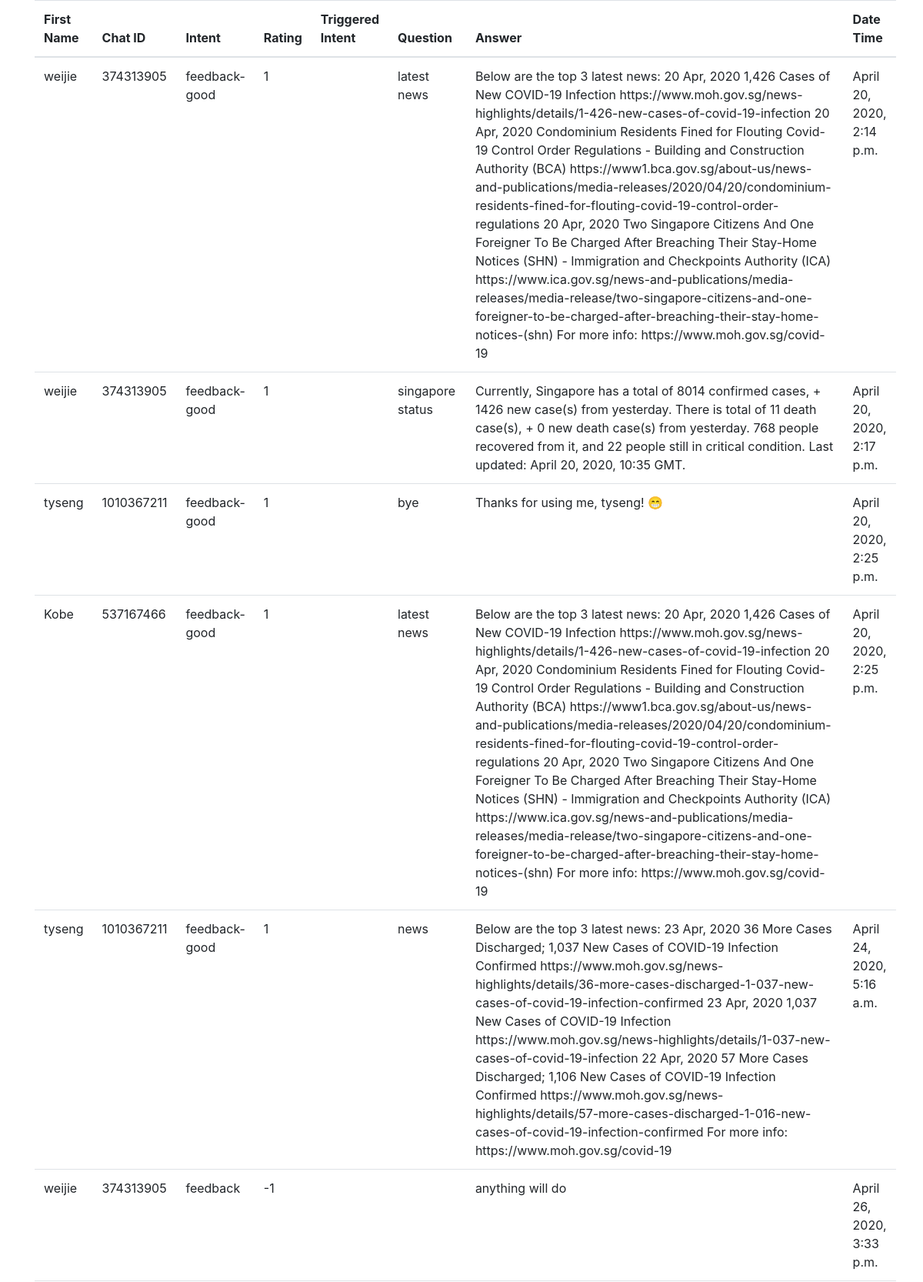
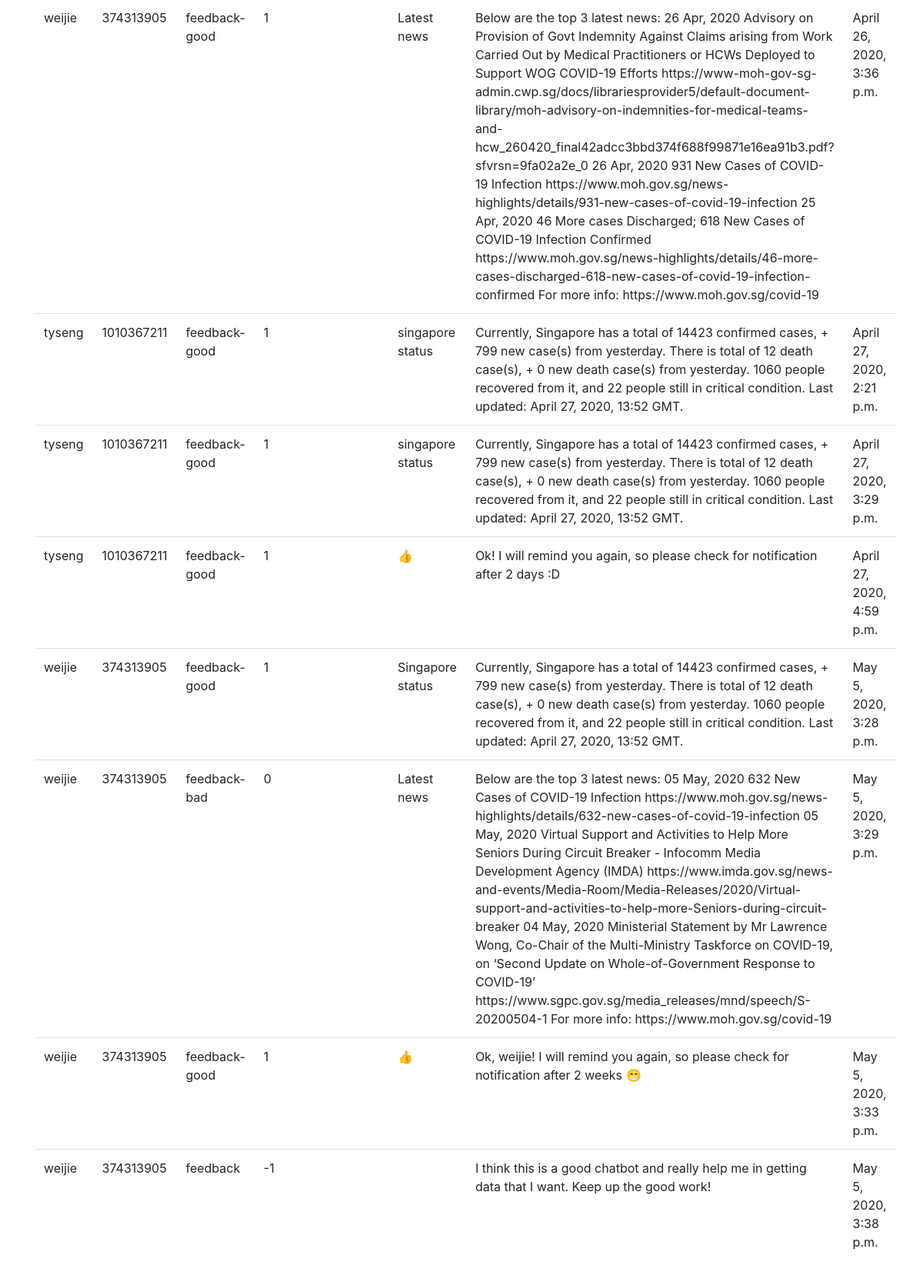
The app's page /feedback_page/ with its own data (2 pictures, top to bottom).
### chatbot_app/models.py (models this page shows)
class feedbackList(models.Model):
    intent = models.CharField(max_length=100, blank=False)
    first_name = models.CharField(max_length=100, blank=True)
    telegram_user = models.CharField(max_length=100, blank=True)
    session_ID = models.CharField(max_length=100, blank=False)
    chat_ID = models.CharField(max_length=100)
    triggered_intent = models.CharField(max_length=100, blank=True)
    rating = models.IntegerField()
    question = models.CharField(max_length=10000)
    answer = models.CharField(max_length=10000)
    datetime = models.DateTimeField(auto_now = True)

### chatbot_app/views.py (the view)
# urls.py: path('feedback_page/', views.feedback_page, name='feedback_page_list'),
def feedback_page(request):
    feedback_item = feedbackList.objects.order_by('datetime')
    feedback_dict = {'fb_table' : feedback_item}
    return render(request, r'chat_bot_template/feedback_page.html', feedback_dict)

### templates/chat_bot_template/feedback_page.html (shortened to what this page needs)
<!DOCTYPE html>
{% load static %}
    <head>
        <link rel="stylesheet" href="{% static "css/bootstrap.css" %}">
    </head>
    <body>
        <div class='container'>
            {% if fb_table %}
            <table class='table'>
                <thead>
                    <th>First Name</th>
                    <th>Chat ID</th>
                    <th>Intent</th>
                    <th>Rating</th>
                    <th>Triggered Intent</th>
                    <th>Question</th>
                    <th>Answer</th>
                    <th>Date Time</th>
                </thead>
                {% for i in fb_table %}
                <tr>
                    <td>{{i.first_name}}</td>
                    <td>{{i.chat_ID}}</td>
                    <td>{{i.intent}}</td>
                    <td>{{i.rating}}</td>
                    <td>{{i.triggered_intent}}</td>
                    <td>{{i.question}}</td>
                    <td>{{i.answer}}</td>
                    <td>{{i.datetime}}</td>
                </tr>
                {%endfor%}
            </table>
            {% else %}
            <br>
            <p>No record found!</p>
            {%endif%}
            <br>
        </div>
    </body>
</html>

### records on screen
feedbackList: first_name "weijie", chat_ID "374313905", intent "feedback-good", rating "1", question "latest news", answer "Below are the top 3 latest news: 20 Apr, 2020 1,426 Cases of New COVID-19 Infection https://www.moh.gov.sg/news-highlights/details/1-426-new-cases-of-covid-19-infection 20 Apr, 2020 Condominium Residents Fined for Flouting Covid-19 Control Order Regulations - Building and Construction Authority (BCA) https://www1.bca.gov.sg/about-us/news-and-publications/media-releases/2020/04/20/condominium-residents-fined-for-flouting-covid-19-control-order-regulations 20 Apr, 2020 Two Singapore Citizens And One Foreigner To Be Charged After Breaching Their Stay-Home Notices (SHN) - Immigration and Checkpoints Authority (ICA)…", datetime "April 20, 2020, 2:14 p.m."
feedbackList: first_name "weijie", chat_ID "374313905", intent "feedback-good", rating "1", question "singapore status", answer "Currently, Singapore has a total of 8014 confirmed cases, + 1426 new case(s) from yesterday. There is total of 11 death case(s), + 0 new death case(s) from yesterday. 768 people recovered from it, and 22 people still in critical condition. Last updated: April 20, 2020, 10:35 GMT.", datetime "April 20, 2020, 2:17 p.m."
feedbackList: first_name "tyseng", chat_ID "1010367211", intent "feedback-good", rating "1", question "bye", answer "Thanks for using me, tyseng! 😁", datetime "April 20, 2020, 2:25 p.m."
feedbackList: first_name "Kobe", chat_ID "537167466", intent "feedback-good", rating "1", question "latest news", answer "Below are the top 3 latest news: 20 Apr, 2020 1,426 Cases of New COVID-19 Infection https://www.moh.gov.sg/news-highlights/details/1-426-new-cases-of-covid-19-infection 20 Apr, 2020 Condominium Residents Fined for Flouting Covid-19 Control Order Regulations - Building and Construction Authority (BCA) https://www1.bca.gov.sg/about-us/news-and-publications/media-releases/2020/04/20/condominium-residents-fined-for-flouting-covid-19-control-order-regulations 20 Apr, 2020 Two Singapore Citizens And One Foreigner To Be Charged After Breaching Their Stay-Home Notices (SHN) - Immigration and Checkpoints Authority (ICA)…", datetime "April 20, 2020, 2:25 p.m."
feedbackList: first_name "tyseng", chat_ID "1010367211", intent "feedback-good", rating "1", question "news", answer "Below are the top 3 latest news: 23 Apr, 2020 36 More Cases Discharged; 1,037 New Cases of COVID-19 Infection Confirmed https://www.moh.gov.sg/news-highlights/details/36-more-cases-discharged-1-037-new-cases-of-covid-19-infection-confirmed 23 Apr, 2020 1,037 New Cases of COVID-19 Infection https://www.moh.gov.sg/news-highlights/details/1-037-new-cases-of-covid-19-infection 22 Apr, 2020 57 More Cases Discharged; 1,106 New Cases of COVID-19 Infection Confirmed https://www.moh.gov.sg/news-highlights/details/57-more-cases-discharged-1-016-new-cases-of-covid-19-infection-confirmed For more info: https://www.moh.gov.sg/covid-19", datetime "April 24, 2020, 5:16 a.m."
feedbackList: first_name "weijie", chat_ID "374313905", intent "feedback", rating "-1", answer "anything will do", datetime "April 26, 2020, 3:33 p.m."
feedbackList: first_name "weijie", chat_ID "374313905", intent "feedback-good", rating "1", question "Latest news", answer "Below are the top 3 latest news: 26 Apr, 2020 Advisory on Provision of Govt Indemnity Against Claims arising from Work Carried Out by Medical Practitioners or HCWs Deployed to Support WOG COVID-19 Efforts https://www-moh-gov-sg-admin.cwp.sg/docs/librariesprovider5/default-document-library/moh-advisory-on-indemnities-for-medical-teams-and-hcw_260420_final42adcc3bbd374f688f99871e16ea91b3.pdf?sfvrsn=9fa02a2e_0 26 Apr, 2020 931 New Cases of COVID-19 Infection https://www.moh.gov.sg/news-highlights/details/931-new-cases-of-covid-19-infection 25 Apr, 2020 46 More cases Discharged; 618 New Cases of COVID-19 Infection Confirmed…", datetime "April 26, 2020, 3:36 p.m."
feedbackList: first_name "tyseng", chat_ID "1010367211", intent "feedback-good", rating "1", question "singapore status", answer "Currently, Singapore has a total of 14423 confirmed cases, + 799 new case(s) from yesterday. There is total of 12 death case(s), + 0 new death case(s) from yesterday. 1060 people recovered from it, and 22 people still in critical condition. Last updated: April 27, 2020, 13:52 GMT.", datetime "April 27, 2020, 2:21 p.m."
feedbackList: first_name "tyseng", chat_ID "1010367211", intent "feedback-good", rating "1", question "singapore status", answer "Currently, Singapore has a total of 14423 confirmed cases, + 799 new case(s) from yesterday. There is total of 12 death case(s), + 0 new death case(s) from yesterday. 1060 people recovered from it, and 22 people still in critical condition. Last updated: April 27, 2020, 13:52 GMT.", datetime "April 27, 2020, 3:29 p.m."
feedbackList: first_name "tyseng", chat_ID "1010367211", intent "feedback-good", rating "1", question "👍", answer "Ok! I will remind you again, so please check for notification after 2 days :D", datetime "April 27, 2020, 4:59 p.m."
feedbackList: first_name "weijie", chat_ID "374313905", intent "feedback-good", rating "1", question "Singapore status", answer "Currently, Singapore has a total of 14423 confirmed cases, + 799 new case(s) from yesterday. There is total of 12 death case(s), + 0 new death case(s) from yesterday. 1060 people recovered from it, and 22 people still in critical condition. Last updated: April 27, 2020, 13:52 GMT.", datetime "May 5, 2020, 3:28 p.m."
feedbackList: first_name "weijie", chat_ID "374313905", intent "feedback-bad", rating "0", question "Latest news", answer "Below are the top 3 latest news: 05 May, 2020 632 New Cases of COVID-19 Infection https://www.moh.gov.sg/news-highlights/details/632-new-cases-of-covid-19-infection 05 May, 2020 Virtual Support and Activities to Help More Seniors During Circuit Breaker - Infocomm Media Development Agency (IMDA) https://www.imda.gov.sg/news-and-events/Media-Room/Media-Releases/2020/Virtual-support-and-activities-to-help-more-Seniors-during-circuit-breaker 04 May, 2020 Ministerial Statement by Mr Lawrence Wong, Co-Chair of the Multi-Ministry Taskforce on COVID-19, on ‘Second Update on Whole-of-Government Response to COVID-19’ https://www.sgpc.gov.sg/media_releases/mnd/speech/S-20200504-1 For more info:…", datetime "May 5, 2020, 3:29 p.m."
feedbackList: first_name "weijie", chat_ID "374313905", intent "feedback-good", rating "1", question "👍", answer "Ok, weijie! I will remind you again, so please check for notification after 2 weeks 😁", datetime "May 5, 2020, 3:33 p.m."
feedbackList: first_name "weijie", chat_ID "374313905", intent "feedback", rating "-1", answer "I think this is a good chatbot and really help me in getting data that I want. Keep up the good work!", datetime "May 5, 2020, 3:38 p.m."
